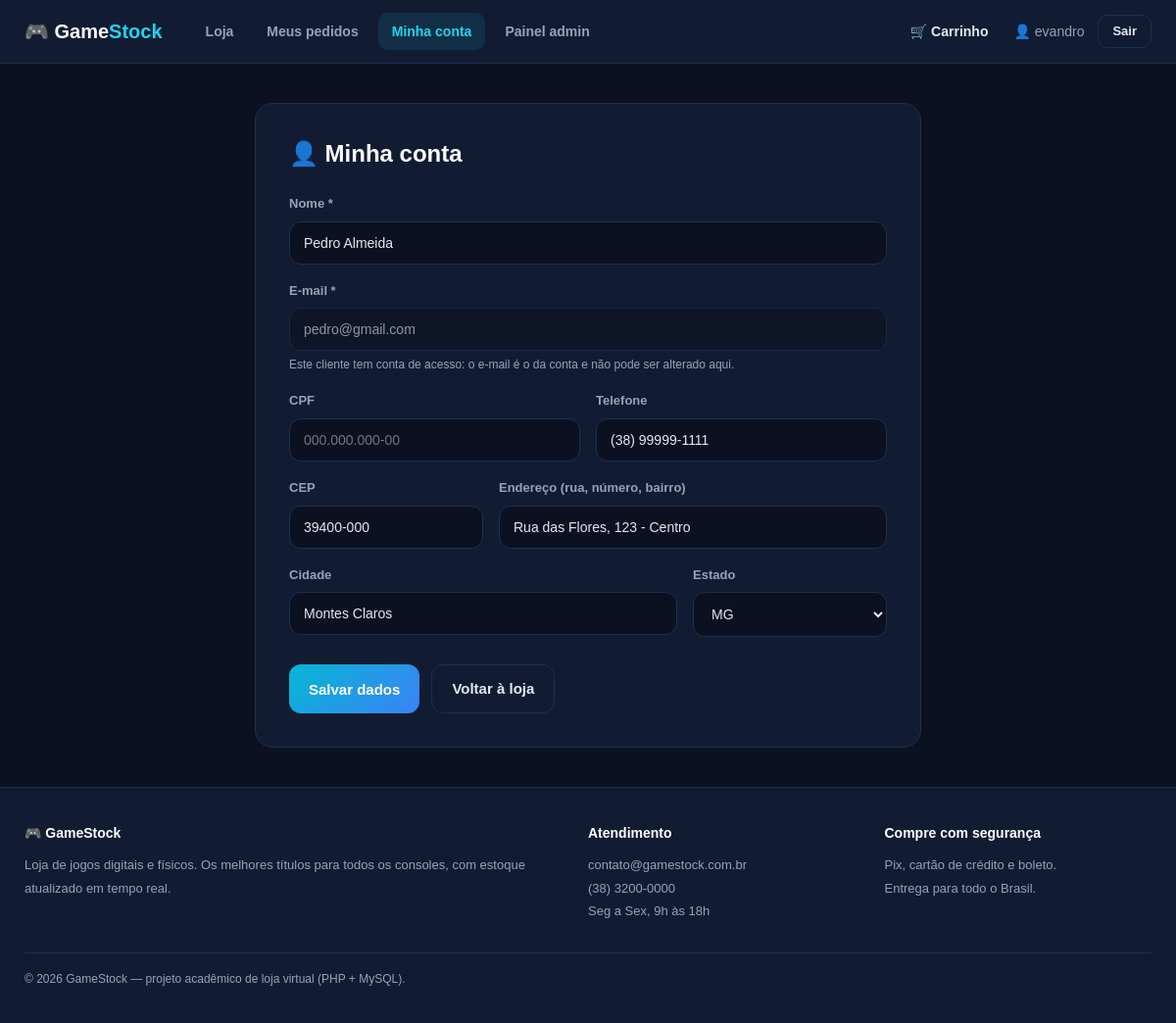
The app's page /loja/views/minha_conta.php (signed in) with its own data.
### tables this page shows
CREATE TABLE clientes (
    id INT AUTO_INCREMENT PRIMARY KEY,
    usuario_id INT NULL UNIQUE,
    nome VARCHAR(100) NOT NULL,
    email VARCHAR(150) NOT NULL UNIQUE,
    cpf VARCHAR(11) NULL UNIQUE,
    telefone VARCHAR(20) NULL,
    cep VARCHAR(9) NULL,
    endereco VARCHAR(200) NULL,
    cidade VARCHAR(80) NULL,
    estado CHAR(2) NULL,
    created_at TIMESTAMP DEFAULT CURRENT_TIMESTAMP,
    updated_at TIMESTAMP DEFAULT CURRENT_TIMESTAMP ON UPDATE CURRENT_TIMESTAMP,
    FOREIGN KEY (usuario_id) REFERENCES usuarios(id) ON DELETE SET NULL
);

### admin/config/conexao.php (called while the page is built, shortened)
<?php
class Conexao
{
    private static ?PDO $instancia = null;
    public static function getInstance(): PDO
    {
        if (self::$instancia === null) {
            try {
                self::$instancia = new PDO(
                    'mysql:host=' . self::HOST . ';dbname=' . self::BANCO . ';charset=utf8mb4',
                    self::USUARIO,
                    self::SENHA,
                    [
                        PDO::ATTR_ERRMODE            => PDO::ERRMODE_EXCEPTION,
                        PDO::ATTR_DEFAULT_FETCH_MODE => PDO::FETCH_ASSOC,
                    ]
                );
            } catch (PDOException $e) {
                http_response_code(500);
                exit('Erro! Não foi possível conectar ao banco. Importe o arquivo database.sql e confira o admin/config/conexao.php. Detalhe: '
                    . htmlspecialchars($e->getMessage(), ENT_QUOTES, 'UTF-8'));
            }
        }
        return self::$instancia;
    }
}
function e($valor): string
{
    return htmlspecialchars((string)$valor, ENT_QUOTES, 'UTF-8');
}
function usuario_logado(): ?array
{
    return $_SESSION['usuario'] ?? null;
}
function old_pegar(): array
{
    $old = $_SESSION['old'] ?? [];
    return $old;
}

### admin/models/clientes.php (called while the page is built, shortened)
<?php
require_once __DIR__ . '/../config/conexao.php';
class Cliente
{
    private $pdo;
    public function __construct()
    {
        $this->pdo = Conexao::getInstance();
    }
    public static function normalizar(array $d): array
    {
        $r = [];
        foreach (self::CAMPOS as $c) {
            $r[$c] = trim((string)($d[$c] ?? ''));
        }
        $r['cpf']    = preg_replace('/\D/', '', $r['cpf']);
        $r['estado'] = strtoupper($r['estado']);
        $cep = preg_replace('/\D/', '', $r['cep']);
        if (strlen($cep) === 8) {
            $r['cep'] = substr($cep, 0, 5) . '-' . substr($cep, 5);
        }
        return $r;
    }
    public static function formatarCpf(?string $cpf): string
    {
        $cpf = (string)$cpf;
        return strlen($cpf) === 11
            ? substr($cpf, 0, 3) . '.' . substr($cpf, 3, 3) . '.' . substr($cpf, 6, 3) . '-' . substr($cpf, 9)
            : $cpf;
    }
    private function nulo($v)
    {
        return $v === '' ? null : $v;
    }
    public function cadastrar(array $d, ?int $usuarioId = null): int
    {
        $d = self::normalizar($d);
        $sth = $this->pdo->prepare(
            "INSERT INTO clientes (usuario_id, nome, email, cpf, telefone, cep, endereco, cidade, estado)
             VALUES (?, ?, ?, ?, ?, ?, ?, ?, ?)"
        );
        $sth->execute([
            $usuarioId, $d['nome'], $d['email'], $this->nulo($d['cpf']), $this->nulo($d['telefone']),
            $this->nulo($d['cep']), $this->nulo($d['endereco']), $this->nulo($d['cidade']), $this->nulo($d['estado']),
        ]);
        return (int)$this->pdo->lastInsertId();
    }
    public function buscarPorId($id)
    {
        $sth = $this->pdo->prepare("SELECT * FROM clientes WHERE id = ?");
        $sth->execute([(int)$id]);
        return $sth->fetch();
    }
    public function buscarPorEmail(string $email)
    {
        $sth = $this->pdo->prepare("SELECT * FROM clientes WHERE email = ?");
        $sth->execute([$email]);
        return $sth->fetch();
    }
    public function buscarPorUsuario($usuarioId)
    {
        $sth = $this->pdo->prepare("SELECT * FROM clientes WHERE usuario_id = ?");
        $sth->execute([(int)$usuarioId]);
        return $sth->fetch();
    }
    public function vincularOuCriar(int $usuarioId, string $nome, string $email, string $telefone = ''): int
    {
        $existente = $this->buscarPorEmail($email);
        return $this->cadastrar(['nome' => $nome, 'email' => $email, 'telefone' => $telefone], $usuarioId);
    }
    public function garantirPorUsuario(array $usuario): array
    {
        $c = $this->buscarPorUsuario($usuario['id']);
        if (!$c) {
            $id = $this->vincularOuCriar((int)$usuario['id'], $usuario['nome'], $usuario['email']);
            $c  = $this->buscarPorId($id);
        }
        return $c;
    }
}

### admin/views/_form_cliente.php (the view, shortened to what this page needs)
<?php
$emailEditavel = $emailEditavel ?? true;
?>
<div class="form-group">
    <label for="nome">Nome *</label>
    <input type="text" id="nome" name="nome" maxlength="100" value="<?= e($dados['nome']) ?>" required>
</div>
<div class="form-group">
    <label for="email">E-mail *</label>
    <input type="email" id="email" name="email" maxlength="150" value="<?= e($dados['email']) ?>"
           <?= $emailEditavel ? 'required' : 'readonly class="campo-bloqueado"' ?>>
    <?php if (!$emailEditavel): ?>
        <small class="dica">Este cliente tem conta de acesso: o e-mail é o da conta e não pode ser alterado aqui.</small>
    <?php endif; ?>
</div>
<div class="form-row">
    <div class="form-group">
        <label for="cpf">CPF</label>
        <input type="text" id="cpf" name="cpf" maxlength="14" data-mascara="cpf" value="<?= e(Cliente::formatarCpf($dados['cpf'])) ?>" placeholder="000.000.000-00">
    </div>
    <div class="form-group">
        <label for="telefone">Telefone</label>
        <input type="text" id="telefone" name="telefone" maxlength="20" data-mascara="telefone" value="<?= e($dados['telefone']) ?>" placeholder="(38) 99999-9999">
    </div>
</div>
<div class="form-row">
    <div class="form-group">
        <label for="cep">CEP</label>
        <input type="text" id="cep" name="cep" maxlength="9" data-mascara="cep" value="<?= e($dados['cep']) ?>" placeholder="00000-000">
    </div>
    <div class="form-group" style="flex: 2">
        <label for="endereco">Endereço (rua, número, bairro)</label>
        <input type="text" id="endereco" name="endereco" maxlength="200" value="<?= e($dados['endereco']) ?>">
    </div>
</div>
<div class="form-row">
    <div class="form-group" style="flex: 2">
        <label for="cidade">Cidade</label>
        <input type="text" id="cidade" name="cidade" maxlength="80" value="<?= e($dados['cidade']) ?>">
    </div>
    <div class="form-group">
        <label for="estado">Estado</label>
        <select id="estado" name="estado">
            <?php foreach (Cliente::UFS as $uf): ?>
                <option value="<?= $uf ?>" <?= $dados['estado'] === $uf ? 'selected' : '' ?>><?= $uf ?></option>
            <?php endforeach; ?>
        </select>
    </div>
</div>

### admin/public/css/style.css (style rules this page uses)
:root { --bg: #0b1120; --painel: #111c33; --painel-2: #16233f; --borda: #1f2f4f; --texto: #e2e8f0; --texto-suave: #94a3b8; --ciano: #22d3ee; --azul: #3b82f6; --verde: #22c55e; --amarelo: #f59e0b; --vermelho: #ef4444; --raio: 14px; }
* { margin: 0; padding: 0; box-sizing: border-box; }
body { font-family: Arial, Helvetica, sans-serif; background: var(--bg); color: var(--texto); min-height: 100vh; line-height: 1.45; }
.form-group { margin-bottom: 18px; flex: 1; }
.form-group label { display: block; margin-bottom: 8px; font-size: 13px; font-weight: bold; color: var(--texto-suave); }
.form-group input, .form-group textarea, .form-group select { width: 100%; background: var(--bg); border: 1px solid var(--borda); color: var(--texto); padding: 13px 14px; border-radius: 12px; font-size: 14px; font-family: inherit; outline: none; transition: .2s; }
.form-row { display: flex; gap: 16px; }
.dica { display: block; margin-top: 6px; font-size: 12px; color: var(--texto-suave); }
.campo-bloqueado { opacity: .6; cursor: not-allowed; }

### records on screen
clientes: nome "Pedro Almeida", email "pedro@gmail.com", telefone "(38) 99999-1111", cep "39400-000", endereco "Rua das Flores, 123 - Centro", cidade "Montes Claros", estado "MG"

### other values on screen
$u['nome'] "evandro"
